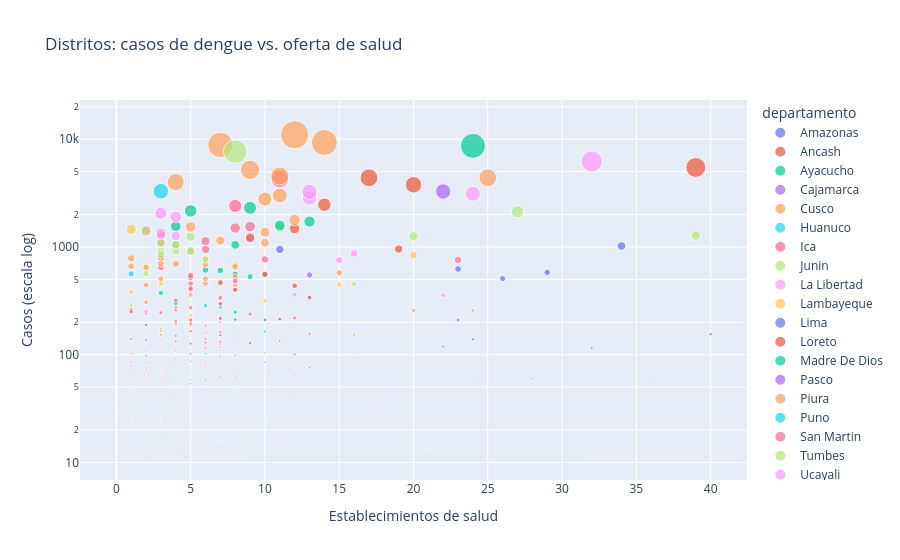

Write notebook code for a chart like this one.
### Markdown cell above
### Con escala logarítmica y color

Cuando unos pocos puntos son gigantes y el resto está apelotonado, la escala
logarítmica deja ver el patrón.

### Code cell
fig = px.scatter(tabla[tabla["casos_dengue"] > 10],
                 x="n_establecimientos", y="casos_dengue",
                 color="departamento", size="casos_dengue",
                 hover_name="distrito", log_y=True,
                 title="Distritos: casos de dengue vs. oferta de salud",
                 labels={"n_establecimientos": "Establecimientos de salud",
                         "casos_dengue": "Casos (escala log)"})
fig.show()

### Figure 1 — Plotly figure (JSON) as saved in the notebook; plotly's stock layout.template omitted (floating-point values rounded to 4 significant figures)
{"data": [{"hovertemplate": "<b>%{hovertext}</b><br><br>departamento=Amazonas<br>Establecimientos de salud=%{x}<br>Casos (escala log)=%{marker.size}<extra></extra>", "hovertext": ["BAGUA", "ARAMANGO", "COPALLIN", "IMAZA", "LA PECA", "NIEVA", "RIO SANTIAGO", "BAGUA GRANDE", "CAJARURO", "CUMBA", "EL MILAGRO", "JAMALCA"], "legendgroup": "Amazonas", "marker": {"color": "#636efa", "size": [949.0, 49.0, 47.0, 155.0, 43.0, 581.0, 61.0, 1020.0, 115.0, 26.0, 117.0, 31.0], "sizemode": "area", "sizeref": 27.47, "symbol": "circle"}, "mode": "markers", "name": "Amazonas", "orientation": "v", "showlegend": true, "type": "scatter", "x": [11.0, 19.0, 6.0, 40.0, 6.0, 29.0, 24.0, 34.0, 32.0, 10.0, 7.0, 11.0], "xaxis": "x", "y": [949.0, 49.0, 47.0, 155.0, 43.0, 581.0, 61.0, 1020.0, 115.0, 26.0, 117.0, 31.0], "yaxis": "y"}, {"hovertemplate": "<b>%{hovertext}</b><br><br>departamento=Ancash<br>Establecimientos de salud=%{x}<br>Casos (escala log)=%{marker.size}<extra></extra>", "hovertext": ["CASMA", "BUENA VISTA ALTA", "CHIMBOTE", "COISHCO", "NEPEÑA", "SANTA", "NUEVO CHIMBOTE"], "legendgroup": "Ancash", "marker": {"color": "#EF553B", "size": [523.0, 27.0, 957.0, 637.0, 43.0, 17.0, 133.0], "sizemode": "area", "sizeref": 27.47, "symbol": "circle"}, "mode": "markers", "name": "Ancash", "orientation": "v", "showlegend": true, "type": "scatter", "x": [5.0, 3.0, 19.0, 2.0, 3.0, 6.0, 7.0], "xaxis": "x", "y": [523.0, 27.0, 957.0, 637.0, 43.0, 17.0, 133.0], "yaxis": "y"}, {"hovertemplate": "<b>%{hovertext}</b><br><br>departamento=Ayacucho<br>Establecimientos de salud=%{x}<br>Casos (escala log)=%{marker.size}<extra></extra>", "hovertext": ["AYACUCHO", "SIVIA", "LLOCHEGUA", "CANAYRE", "ANCO", "AYNA", "SANTA ROSA", "SAMUGARI", "ANCHIHUAY"], "legendgroup": "Ayacucho", "marker": {"color": "#00cc96", "size": [12.0, 1046.0, 2308.0, 375.0, 212.0, 1560.0, 2160.0, 1034.0, 98.0], "sizemode": "area", "sizeref": 27.47, "symbol": "circle"}, "mode": "markers", "name": "Ayacucho", "orientation": "v", "showlegend": true, "type": "scatter", "x": [12.0, 8.0, 9.0, 3.0, 8.0, 4.0, 5.0, 4.0, 2.0], "xaxis": "x", "y": [12.0, 1046.0, 2308.0, 375.0, 212.0, 1560.0, 2160.0, 1034.0, 98.0], "yaxis": "y"}, {"hovertemplate": "<b>%{hovertext}</b><br><br>departamento=Cajamarca<br>Establecimientos de salud=%{x}<br>Casos (escala log)=%{marker.size}<extra></extra>", "hovertext": ["CONTUMAZA", "CHILETE", "TANTARICA", "YONAN", "JAEN", "BELLAVISTA", "PUCARA", "SAN IGNACIO", "HUARANGO", "NAMBALLE", "SAN JOSE DE LOURDES"], "legendgroup": "Cajamarca", "marker": {"color": "#ab63fa", "size": [34.0, 189.0, 79.0, 102.0, 3275.0, 130.0, 108.0, 48.0, 37.0, 69.0, 19.0], "sizemode": "area", "sizeref": 27.47, "symbol": "circle"}, "mode": "markers", "name": "Cajamarca", "orientation": "v", "showlegend": true, "type": "scatter", "x": [6.0, 2.0, 1.0, 5.0, 22.0, 9.0, 2.0, 18.0, 13.0, 6.0, 15.0], "xaxis": "x", "y": [34.0, 189.0, 79.0, 102.0, 3275.0, 130.0, 108.0, 48.0, 37.0, 69.0, 19.0], "yaxis": "y"}, {"hovertemplate": "<b>%{hovertext}</b><br><br>departamento=Cusco<br>Establecimientos de salud=%{x}<br>Casos (escala log)=%{marker.size}<extra></extra>", "hovertext": ["SANTA ANA", "ECHARATE", "MARANURA", "QUELLOUNO", "KIMBIRI", "PICHARI", "VILLA VIRGEN", "MEGANTONI", "CAMANTI"], "legendgroup": "Cusco", "marker": {"color": "#FFA15A", "size": [1146.0, 258.0, 43.0, 74.0, 1369.0, 2781.0, 33.0, 87.0, 103.0], "sizemode": "area", "sizeref": 27.47, "symbol": "circle"}, "mode": "markers", "name": "Cusco", "orientation": "v", "showlegend": true, "type": "scatter", "x": [7.0, 20.0, 3.0, 8.0, 10.0, 10.0, 0.0, 16.0, 1.0], "xaxis": "x", "y": [1146.0, 258.0, 43.0, 74.0, 1369.0, 2781.0, 33.0, 87.0, 103.0], "yaxis": "y"}, {"hovertemplate": "<b>%{hovertext}</b><br><br>departamento=Huanuco<br>Establecimientos de salud=%{x}<br>Casos (escala log)=%{marker.size}<extra></extra>", "hovertext": ["HUANUCO", "AMARILIS", "MONZON", "RUPA-RUPA", "DANIEL ALOMIA ROBLES", "JOSE CRESPO Y CASTILLO", "LUYANDO", "MARIANO DAMASO BERAUN", "CASTILLO GRANDE", "PUEBLO NUEVO", "LA MORADA", "PUERTO INCA", "CODO DEL POZUZO", "HONORIA", "TOURNAVISTA", "YUYAPICHIS"], "legendgroup": "Huanuco", "marker": {"color": "#19d3f3", "size": [15.0, 16.0, 164.0, 3296.0, 55.0, 285.0, 277.0, 125.0, 562.0, 22.0, 28.0, 554.0, 49.0, 56.0, 56.0, 102.0], "sizemode": "area", "sizeref": 27.47, "symbol": "circle"}, "mode": "markers", "name": "Huanuco", "orientation": "v", "showlegend": true, "type": "scatter", "x": [8.0, 7.0, 10.0, 3.0, 4.0, 6.0, 7.0, 5.0, 1.0, 1.0, 1.0, 10.0, 8.0, 6.0, 4.0, 6.0], "xaxis": "x", "y": [15.0, 16.0, 164.0, 3296.0, 55.0, 285.0, 277.0, 125.0, 562.0, 22.0, 28.0, 554.0, 49.0, 56.0, 56.0, 102.0], "yaxis": "y"}, {"hovertemplate": "<b>%{hovertext}</b><br><br>departamento=Ica<br>Establecimientos de salud=%{x}<br>Casos (escala log)=%{marker.size}<extra></extra>", "hovertext": ["ICA", "LA TINGUIÑA", "LOS AQUIJES", "OCUCAJE", "PACHACUTEC", "PARCONA", "PUEBLO NUEVO", "SALAS", "SAN JOSE DE LOS MOLINOS", "SAN JUAN BAUTISTA", "SANTIAGO", "SUBTANJALLA", "TATE", "CHINCHA ALTA", "ALTO LARAN", "CHINCHA BAJA", "EL CARMEN", "GROCIO PRADO", "PUEBLO NUEVO", "SUNAMPE", "NASCA", "CHANGUILLO", "EL INGENIO", "VISTA ALEGRE", "PALPA", "LLIPATA", "RIO GRANDE", "SANTA CRUZ", "PISCO", "HUMAY", "INDEPENDENCIA", "PARACAS", "SAN ANDRES", "SAN CLEMENTE", "TUPAC AMARU INCA"], "legendgroup": "Ica", "marker": {"color": "#FF6692", "size": [4291.0, 1111.0, 545.0, 91.0, 251.0, 1341.0, 150.0, 273.0, 206.0, 154.0, 165.0, 1131.0, 109.0, 457.0, 25.0, 16.0, 28.0, 245.0, 400.0, 140.0, 1047.0, 20.0, 20.0, 917.0, 949.0, 262.0, 191.0, 23.0, 412.0, 11.0, 18.0, 60.0, 74.0, 790.0, 647.0], "sizemode": "area", "sizeref": 27.47, "symbol": "circle"}, "mode": "markers", "name": "Ica", "orientation": "v", "showlegend": true, "type": "scatter", "x": [11.0, 3.0, 5.0, 4.0, 2.0, 3.0, 4.0, 4.0, 4.0, 3.0, 5.0, 6.0, 4.0, 5.0, 3.0, 3.0, 4.0, 3.0, 5.0, 1.0, 4.0, 4.0, 3.0, 5.0, 6.0, 1.0, 4.0, 3.0, 5.0, 4.0, 6.0, 3.0, 2.0, 3.0, 3.0], "xaxis": "x", "y": [4291.0, 1111.0, 545.0, 91.0, 251.0, 1341.0, 150.0, 273.0, 206.0, 154.0, 165.0, 1131.0, 109.0, 457.0, 25.0, 16.0, 28.0, 245.0, 400.0, 140.0, 1047.0, 20.0, 20.0, 917.0, 949.0, 262.0, 191.0, 23.0, 412.0, 11.0, 18.0, 60.0, 74.0, 790.0, 647.0], "yaxis": "y"}, {"hovertemplate": "<b>%{hovertext}</b><br><br>departamento=Junin<br>Establecimientos de salud=%{x}<br>Casos (escala log)=%{marker.size}<extra></extra>", "hovertext": ["CHANCHAMAYO", "PERENE", "PICHANAQUI", "SAN RAMON", "SATIPO", "COVIRIALI", "MAZAMARI", "PANGOA", "RIO NEGRO", "RIO TAMBO", "VIZCATAN DEL ENE"], "legendgroup": "Junin", "marker": {"color": "#B6E880", "size": [1248.0, 2125.0, 1254.0, 928.0, 1516.0, 68.0, 687.0, 1276.0, 453.0, 257.0, 26.0], "sizemode": "area", "sizeref": 27.47, "symbol": "circle"}, "mode": "markers", "name": "Junin", "orientation": "v", "showlegend": true, "type": "scatter", "x": [5.0, 27.0, 20.0, 4.0, 11.0, 6.0, 8.0, 39.0, 16.0, 24.0, 0.0], "xaxis": "x", "y": [1248.0, 2125.0, 1254.0, 928.0, 1516.0, 68.0, 687.0, 1276.0, 453.0, 257.0, 26.0], "yaxis": "y"}, {"hovertemplate": "<b>%{hovertext}</b><br><br>departamento=La Libertad<br>Establecimientos de salud=%{x}<br>Casos (escala log)=%{marker.size}<extra></extra>", "hovertext": ["TRUJILLO", "EL PORVENIR", "FLORENCIA DE MORA", "HUANCHACO", "LA ESPERANZA", "LAREDO", "MOCHE", "SALAVERRY", "ASCOPE", "CHICAMA", "CHOCOPE", "PAIJAN", "CASA GRANDE", "CHEPEN", "PACANGA", "SAN PEDRO DE LLOC", "GUADALUPE", "PATAZ", "VIRU", "CHAO"], "legendgroup": "La Libertad", "marker": {"color": "#FF97FF", "size": [356.0, 2849.0, 747.0, 393.0, 1186.0, 1897.0, 225.0, 63.0, 240.0, 109.0, 70.0, 1290.0, 1266.0, 2054.0, 106.0, 51.0, 158.0, 189.0, 361.0, 200.0], "sizemode": "area", "sizeref": 27.47, "symbol": "circle"}, "mode": "markers", "name": "La Libertad", "orientation": "v", "showlegend": true, "type": "scatter", "x": [22.0, 13.0, 6.0, 8.0, 9.0, 4.0, 7.0, 3.0, 2.0, 4.0, 3.0, 3.0, 4.0, 3.0, 2.0, 4.0, 6.0, 4.0, 12.0, 7.0], "xaxis": "x", "y": [356.0, 2849.0, 747.0, 393.0, 1186.0, 1897.0, 225.0, 63.0, 240.0, 109.0, 70.0, 1290.0, 1266.0, 2054.0, 106.0, 51.0, 158.0, 189.0, 361.0, 200.0], "yaxis": "y"}, {"hovertemplate": "<b>%{hovertext}</b><br><br>departamento=Lambayeque<br>Establecimientos de salud=%{x}<br>Casos (escala log)=%{marker.size}<extra></extra>", "hovertext": ["CHICLAYO", "CHONGOYAPE", "JOSE LEONARDO ORTIZ", "LA VICTORIA", "MONSEFU", "PIMENTEL", "REQUE", "SAÑA", "CAYALTI", "PATAPO", "POMALCA", "PUCALA", "TUMAN", "FERREÑAFE", "PITIPO", "PUEBLO NUEVO", "LAMBAYEQUE", "ILLIMO", "JAYANCA", "MOCHUMI", "MOTUPE", "OLMOS", "SALAS"], "legendgroup": "Lambayeque", "marker": {"color": "#FECB52", "size": [448.0, 18.0, 119.0, 182.0, 12.0, 16.0, 13.0, 233.0, 74.0, 458.0, 27.0, 384.0, 1464.0, 652.0, 317.0, 20.0, 14.0, 152.0, 133.0, 51.0, 780.0, 843.0, 72.0], "sizemode": "area", "sizeref": 27.47, "symbol": "circle"}, "mode": "markers", "name": "Lambayeque", "orientation": "v", "showlegend": true, "type": "scatter", "x": [15.0, 4.0, 7.0, 6.0, 4.0, 3.0, 3.0, 5.0, 3.0, 3.0, 3.0, 1.0, 1.0, 2.0, 10.0, 3.0, 6.0, 3.0, 3.0, 4.0, 6.0, 20.0, 10.0], "xaxis": "x", "y": [448.0, 18.0, 119.0, 182.0, 12.0, 16.0, 13.0, 233.0, 74.0, 458.0, 27.0, 384.0, 1464.0, 652.0, 317.0, 20.0, 14.0, 152.0, 133.0, 51.0, 780.0, 843.0, 72.0], "yaxis": "y"}, {"hovertemplate": "<b>%{hovertext}</b><br><br>departamento=Lima<br>Establecimientos de salud=%{x}<br>Casos (escala log)=%{marker.size}<extra></extra>", "hovertext": ["LIMA", "ATE", "CARABAYLLO", "CHORRILLOS", "COMAS", "INDEPENDENCIA", "LOS OLIVOS", "LURIGANCHO", "PUENTE PIEDRA", "SAN JUAN DE LURIGANCHO", "VILLA MARIA DEL TRIUNFO"], "legendgroup": "Lima", "marker": {"color": "#636efa", "size": [139.0, 119.0, 76.0, 12.0, 509.0, 40.0, 15.0, 625.0, 211.0, 56.0, 60.0], "sizemode": "area", "sizeref": 27.47, "symbol": "circle"}, "mode": "markers", "name": "Lima", "orientation": "v", "showlegend": true, "type": "scatter", "x": [24.0, 22.0, 13.0, 19.0, 26.0, 12.0, 11.0, 23.0, 10.0, 36.0, 28.0], "xaxis": "x", "y": [139.0, 119.0, 76.0, 12.0, 509.0, 40.0, 15.0, 625.0, 211.0, 56.0, 60.0], "yaxis": "y"}, {"hovertemplate": "<b>%{hovertext}</b><br><br>departamento=Loreto<br>Establecimientos de salud=%{x}<br>Casos (escala log)=%{marker.size}<extra></extra>", "hovertext": ["IQUITOS", "ALTO NANAY", "FERNANDO LORES", "INDIANA", "LAS AMAZONAS", "MAZAN", "NAPO", "PUNCHANA", "BELEN", "SAN JUAN BAUTISTA", "YURIMAGUAS", "BALSAPUERTO", "LAGUNAS", "TENIENTE CESAR LOPEZ ROJAS", "NAUTA", "PARINARI", "TIGRE", "TROMPETEROS", "URARINAS", "RAMON CASTILLA", "PEBAS", "YAVARI", "SAN PABLO", "REQUENA", "CAPELO", "EMILIO SAN MARTIN", "MAQUIA", "JENARO HERRERA", "CONTAMANA", "INAHUAYA", "PADRE MARQUEZ", "PAMPA HERMOSA", "SARAYACU", "VARGAS GUERRA", "BARRANCA", "MANSERICHE", "ANDOAS", "PUTUMAYO", "TENIENTE MANUEL CLAVERO"], "legendgroup": "Loreto", "marker": {"color": "#EF553B", "size": [4386.0, 40.0, 437.0, 217.0, 17.0, 152.0, 33.0, 2469.0, 1218.0, 3775.0, 5474.0, 27.0, 214.0, 64.0, 559.0, 12.0, 63.0, 101.0, 297.0, 402.0, 63.0, 19.0, 36.0, 188.0, 42.0, 73.0, 20.0, 250.0, 1483.0, 84.0, 59.0, 12.0, 339.0, 27.0, 467.0, 128.0, 28.0, 65.0, 192.0], "sizemode": "area", "sizeref": 27.47, "symbol": "circle"}, "mode": "markers", "name": "Loreto", "orientation": "v", "showlegend": true, "type": "scatter", "x": [17.0, 4.0, 12.0, 7.0, 4.0, 7.0, 9.0, 14.0, 9.0, 20.0, 39.0, 18.0, 11.0, 8.0, 10.0, 4.0, 7.0, 12.0, 7.0, 8.0, 8.0, 5.0, 5.0, 5.0, 2.0, 2.0, 10.0, 1.0, 12.0, 2.0, 6.0, 3.0, 13.0, 1.0, 7.0, 9.0, 7.0, 12.0, 5.0], "xaxis": "x", "y": [4386.0, 40.0, 437.0, 217.0, 17.0, 152.0, 33.0, 2469.0, 1218.0, 3775.0, 5474.0, 27.0, 214.0, 64.0, 559.0, 12.0, 63.0, 101.0, 297.0, 402.0, 63.0, 19.0, 36.0, 188.0, 42.0, 73.0, 20.0, 250.0, 1483.0, 84.0, 59.0, 12.0, 339.0, 27.0, 467.0, 128.0, 28.0, 65.0, 192.0], "yaxis": "y"}, {"hovertemplate": "<b>%{hovertext}</b><br><br>departamento=Madre De Dios<br>Establecimientos de salud=%{x}<br>Casos (escala log)=%{marker.size}<extra></extra>", "hovertext": ["TAMBOPATA", "INAMBARI", "LAS PIEDRAS", "LABERINTO", "MANU", "MADRE DE DIOS", "HUEPETUHE", "IÑAPARI", "IBERIA", "TAHUAMANU"], "legendgroup": "Madre De Dios", "marker": {"color": "#00cc96", "size": [8684.0, 1724.0, 1586.0, 559.0, 30.0, 530.0, 612.0, 300.0, 605.0, 248.0], "sizemode": "area", "sizeref": 27.47, "symbol": "circle"}, "mode": "markers", "name": "Madre De Dios", "orientation": "v", "showlegend": true, "type": "scatter", "x": [24.0, 13.0, 11.0, 8.0, 7.0, 9.0, 6.0, 4.0, 7.0, 8.0], "xaxis": "x", "y": [8684.0, 1724.0, 1586.0, 559.0, 30.0, 530.0, 612.0, 300.0, 605.0, 248.0], "yaxis": "y"}, {"hovertemplate": "<b>%{hovertext}</b><br><br>departamento=Pasco<br>Establecimientos de salud=%{x}<br>Casos (escala log)=%{marker.size}<extra></extra>", "hovertext": ["OXAPAMPA", "PALCAZU", "POZUZO", "PUERTO BERMUDEZ", "VILLA RICA", "CONSTITUCION"], "legendgroup": "Pasco", "marker": {"color": "#ab63fa", "size": [14.0, 37.0, 26.0, 210.0, 28.0, 550.0], "sizemode": "area", "sizeref": 27.47, "symbol": "circle"}, "mode": "markers", "name": "Pasco", "orientation": "v", "showlegend": true, "type": "scatter", "x": [10.0, 27.0, 14.0, 23.0, 17.0, 13.0], "xaxis": "x", "y": [14.0, 37.0, 26.0, 210.0, 28.0, 550.0], "yaxis": "y"}, {"hovertemplate": "<b>%{hovertext}</b><br><br>departamento=Piura<br>Establecimientos de salud=%{x}<br>Casos (escala log)=%{marker.size}<extra></extra>", "hovertext": ["PIURA", "CASTILLA", "CATACAOS", "CURA MORI", "EL TALLAN", "LA ARENA", "LA UNION", "LAS LOMAS", "TAMBO GRANDE", "VEINTISEIS DE OCTUBRE", "AYABACA", "PAIMAS", "SUYO", "HUANCABAMBA", "CANCHAQUE", "HUARMACA", "SAN MIGUEL DE EL FAIQUE", "CHULUCANAS", "BUENOS AIRES", "LA MATANZA", "MORROPON", "SALITRAL", "SAN JUAN DE BIGOTE", "PAITA", "COLAN", "LA HUACA", "VICHAYAL", "SULLANA", "BELLAVISTA", "IGNACIO ESCUDERO", "LANCONES", "MARCAVELICA", "MIGUEL CHECA", "QUERECOTILLO", "SALITRAL", "PARIÑAS", "EL ALTO", "LA BREA", "LOBITOS", "LOS ORGANOS", "MANCORA", "SECHURA", "BELLAVISTA DE LA UNION", "BERNAL", "CRISTO NOS VALGA", "VICE", "RINCONADA LLICUAR"], "legendgroup": "Piura", "marker": {"color": "#FFA15A", "size": [8847.0, 9327.0, 1779.0, 698.0, 14.0, 655.0, 458.0, 575.0, 4395.0, 5194.0, 29.0, 260.0, 104.0, 18.0, 12.0, 13.0, 71.0, 4552.0, 360.0, 691.0, 933.0, 1534.0, 799.0, 507.0, 663.0, 197.0, 26.0, 10990.0, 3005.0, 26.0, 153.0, 1093.0, 444.0, 446.0, 307.0, 3997.0, 506.0, 166.0, 40.0, 701.0, 785.0, 526.0, 56.0, 76.0, 12.0, 196.0, 25.0], "sizemode": "area", "sizeref": 27.47, "symbol": "circle"}, "mode": "markers", "name": "Piura", "orientation": "v", "showlegend": true, "type": "scatter", "x": [7.0, 14.0, 12.0, 4.0, 2.0, 8.0, 6.0, 15.0, 25.0, 9.0, 30.0, 4.0, 10.0, 9.0, 7.0, 21.0, 9.0, 11.0, 5.0, 6.0, 5.0, 5.0, 3.0, 6.0, 1.0, 4.0, 3.0, 12.0, 11.0, 6.0, 16.0, 10.0, 2.0, 8.0, 2.0, 4.0, 3.0, 3.0, 1.0, 3.0, 1.0, 8.0, 2.0, 1.0, 2.0, 5.0, 1.0], "xaxis": "x", "y": [8847.0, 9327.0, 1779.0, 698.0, 14.0, 655.0, 458.0, 575.0, 4395.0, 5194.0, 29.0, 260.0, 104.0, 18.0, 12.0, 13.0, 71.0, 4552.0, 360.0, 691.0, 933.0, 1534.0, 799.0, 507.0, 663.0, 197.0, 26.0, 10990.0, 3005.0, 26.0, 153.0, 1093.0, 444.0, 446.0, 307.0, 3997.0, 506.0, 166.0, 40.0, 701.0, 785.0, 526.0, 56.0, 76.0, 12.0, 196.0, 25.0], "yaxis": "y"}, {"hovertemplate": "<b>%{hovertext}</b><br><br>departamento=Puno<br>Establecimientos de salud=%{x}<br>Casos (escala log)=%{marker.size}<extra></extra>", "hovertext": ["AYAPATA", "SAN GABAN"], "legendgroup": "Puno", "marker": {"color": "#19d3f3", "size": [12.0, 72.0], "sizemode": "area", "sizeref": 27.47, "symbol": "circle"}, "mode": "markers", "name": "Puno", "orientation": "v", "showlegend": true, "type": "scatter", "x": [4.0, 5.0], "xaxis": "x", "y": [12.0, 72.0], "yaxis": "y"}, {"hovertemplate": "<b>%{hovertext}</b><br><br>departamento=San Martin<br>Establecimientos de salud=%{x}<br>Casos (escala log)=%{marker.size}<extra></extra>", "hovertext": ["MOYOBAMBA", "CALZADA", "JEPELACIO", "SORITOR", "YANTALO", "BELLAVISTA", "ALTO BIAVO", "BAJO BIAVO", "HUALLAGA", "SAN PABLO", "SAN RAFAEL", "SAN JOSE DE SISA", "SAN MARTIN", "SANTA ROSA", "SHATOJA", "SAPOSOA", "ALTO SAPOSOA", "EL ESLABON", "PISCOYACU", "SACANCHE", "TINGO DE SAPOSOA", "LAMAS", "ALONSO DE ALVARADO", "BARRANQUITA", "CAYNARACHI", "CUÑUMBUQUI", "PINTO RECODO", "RUMISAPA", "SAN ROQUE DE CUMBAZA", "SHANAO", "TABALOSOS", "ZAPATERO", "JUANJUI", "CAMPANILLA", "HUICUNGO", "PACHIZA", "PAJARILLO", "PICOTA", "BUENOS AIRES", "CASPISAPA", "PUCACACA", "SAN CRISTOBAL", "SAN HILARION", "SHAMBOYACU", "TINGO DE PONASA", "RIOJA", "ELIAS SOPLIN VARGAS", "NUEVA CAJAMARCA", "SAN FERNANDO", "TARAPOTO", "CACATACHI", "CHAZUTA", "EL PORVENIR", "JUAN GUERRA", "LA BANDA DE SHILCAYO", "MORALES", "SAN ANTONIO", "SAUCE", "SHAPAJA", "TOCACHE", "NUEVO PROGRESO", "POLVORA", "UCHIZA"], "legendgroup": "San Martin", "marker": {"color": "#FF6692", "size": [757.0, 13.0, 20.0, 59.0, 25.0, 483.0, 82.0, 85.0, 54.0, 29.0, 127.0, 273.0, 40.0, 37.0, 13.0, 134.0, 26.0, 14.0, 11.0, 31.0, 37.0, 213.0, 13.0, 97.0, 238.0, 39.0, 29.0, 54.0, 15.0, 75.0, 132.0, 17.0, 1498.0, 337.0, 115.0, 41.0, 208.0, 320.0, 27.0, 50.0, 30.0, 24.0, 43.0, 37.0, 86.0, 130.0, 130.0, 219.0, 17.0, 2401.0, 85.0, 99.0, 11.0, 137.0, 1550.0, 1391.0, 25.0, 57.0, 45.0, 767.0, 140.0, 162.0, 156.0], "sizemode": "area", "sizeref": 27.47, "symbol": "circle"}, "mode": "markers", "name": "San Martin", "orientation": "v", "showlegend": true, "type": "scatter", "x": [23.0, 2.0, 10.0, 5.0, 1.0, 8.0, 6.0, 10.0, 2.0, 6.0, 5.0, 5.0, 5.0, 6.0, 2.0, 11.0, 3.0, 2.0, 2.0, 1.0, 1.0, 5.0, 5.0, 7.0, 9.0, 6.0, 8.0, 5.0, 5.0, 1.0, 4.0, 11.0, 8.0, 7.0, 6.0, 7.0, 5.0, 4.0, 4.0, 1.0, 2.0, 1.0, 3.0, 5.0, 5.0, 7.0, 6.0, 12.0, 2.0, 8.0, 1.0, 8.0, 2.0, 2.0, 9.0, 2.0, 3.0, 2.0, 1.0, 10.0, 6.0, 7.0, 13.0], "xaxis": "x", "y": [757.0, 13.0, 20.0, 59.0, 25.0, 483.0, 82.0, 85.0, 54.0, 29.0, 127.0, 273.0, 40.0, 37.0, 13.0, 134.0, 26.0, 14.0, 11.0, 31.0, 37.0, 213.0, 13.0, 97.0, 238.0, 39.0, 29.0, 54.0, 15.0, 75.0, 132.0, 17.0, 1498.0, 337.0, 115.0, 41.0, 208.0, 320.0, 27.0, 50.0, 30.0, 24.0, 43.0, 37.0, 86.0, 130.0, 130.0, 219.0, 17.0, 2401.0, 85.0, 99.0, 11.0, 137.0, 1550.0, 1391.0, 25.0, 57.0, 45.0, 767.0, 140.0, 162.0, 156.0], "yaxis": "y"}, {"hovertemplate": "<b>%{hovertext}</b><br><br>departamento=Tumbes<br>Establecimientos de salud=%{x}<br>Casos (escala log)=%{marker.size}<extra></extra>", "hovertext": ["TUMBES", "CORRALES", "LA CRUZ", "PAMPAS DE HOSPITAL", "SAN JACINTO", "SAN JUAN DE LA VIRGEN", "ZORRITOS", "CASITAS", "CANOAS DE PUNTA SAL", "ZARUMILLA", "AGUAS VERDES", "MATAPALO", "PAPAYAL"], "legendgroup": "Tumbes", "marker": {"color": "#B6E880", "size": [7684.0, 1081.0, 567.0, 1048.0, 767.0, 913.0, 934.0, 174.0, 850.0, 1428.0, 1051.0, 290.0, 905.0], "sizemode": "area", "sizeref": 27.47, "symbol": "circle"}, "mode": "markers", "name": "Tumbes", "orientation": "v", "showlegend": true, "type": "scatter", "x": [8.0, 3.0, 2.0, 4.0, 6.0, 3.0, 5.0, 3.0, 3.0, 2.0, 4.0, 1.0, 5.0], "xaxis": "x", "y": [7684.0, 1081.0, 567.0, 1048.0, 767.0, 913.0, 934.0, 174.0, 850.0, 1428.0, 1051.0, 290.0, 905.0], "yaxis": "y"}, {"hovertemplate": "<b>%{hovertext}</b><br><br>departamento=Ucayali<br>Establecimientos de salud=%{x}<br>Casos (escala log)=%{marker.size}<extra></extra>", "hovertext": ["CALLERIA", "CAMPOVERDE", "MASISEA", "YARINACOCHA", "NUEVA REQUENA", "MANANTAY", "RAYMONDI", "SEPAHUA", "TAHUANIA", "PADRE ABAD", "IRAZOLA", "CURIMANA", "NESHUYA"], "legendgroup": "Ucayali", "marker": {"color": "#FF97FF", "size": [6212.0, 259.0, 59.0, 3115.0, 149.0, 3249.0, 870.0, 87.0, 88.0, 754.0, 125.0, 187.0, 45.0], "sizemode": "area", "sizeref": 27.47, "symbol": "circle"}, "mode": "markers", "name": "Ucayali", "orientation": "v", "showlegend": true, "type": "scatter", "x": [32.0, 24.0, 21.0, 24.0, 8.0, 13.0, 16.0, 4.0, 6.0, 15.0, 7.0, 6.0, 8.0], "xaxis": "x", "y": [6212.0, 259.0, 59.0, 3115.0, 149.0, 3249.0, 870.0, 87.0, 88.0, 754.0, 125.0, 187.0, 45.0], "yaxis": "y"}], "layout": {"legend": {"itemsizing": "constant", "title": {"text": "departamento"}, "tracegroupgap": 0}, "title": {"text": "Distritos: casos de dengue vs. oferta de salud"}, "xaxis": {"anchor": "y", "domain": [0.0, 1.0], "title": {"text": "Establecimientos de salud"}}, "yaxis": {"anchor": "x", "domain": [0.0, 1.0], "title": {"text": "Casos (escala log)"}, "type": "log"}}}
